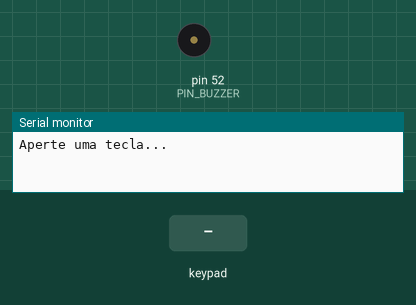
The sketch below on a simulated Arduino Mega 2560, built with avr-gcc and run on an emulated ATmega2560. Shown: buzzer (waves = sounding), the last lines printed to the serial monitor. The inputs (shaded band) are chosen by the test bench.

Above: at 1.2 s.
1.3 s: key '*' pressed
At 1.7 s:
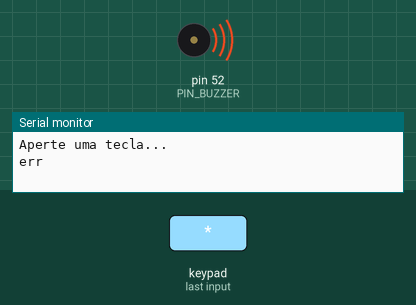
Timing chart, 0 to 4.3 s (numbered marks = the images above; inputs shaded):
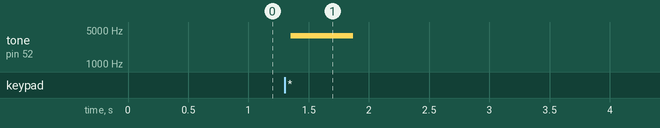

Measured:
- after the input at 1.3 s, tone on pin 52 (PIN_BUZZER): silent → 3849 Hz after 0.05 s, → silent 0.52 s later

The sketch:

teclado.ino
```cpp
#include <Keypad.h> //INCLUSÃO DE BIBLIOTECA

#define PIN_BUZZER 52

const byte qtdLinhas = 4; //QUANTIDADE DE LINHAS DO TECLADO
const byte qtdColunas = 4; //QUANTIDADE DE COLUNAS DO TECLADO

//CONSTRUÇÃO DA MATRIZ DE CARACTERES
char matriz_teclas[qtdLinhas][qtdColunas] = {
  {'1','2','3','A'},
  {'4','5','6','B'},
  {'7','8','9','C'},
  {'*','0','#','D'}
};


byte PinosqtdLinhas[qtdLinhas] = {3, 4, 5, 6}; //PINOS UTILIZADOS PELAS LINHAS
byte PinosqtdColunas[qtdColunas] = {8, 9, 10,11}; //PINOS UTILIZADOS PELAS COLUNAS

char passwd[4];
int index;

//INICIALIZAÇÃO DO TECLADO
Keypad meuteclado = Keypad( makeKeymap(matriz_teclas), PinosqtdLinhas, PinosqtdColunas, qtdLinhas, qtdColunas);

void setup(){
  pinMode(PIN_BUZZER, OUTPUT);
  index = 0;

  Serial.begin(9600); //INICIALIZA A SERIAL
  Serial.println("Aperte uma tecla..."); //IMPRIME O TEXTO NO MONITOR SERIAL
  Serial.println(); //QUEBRA UMA LINHA NO MONITOR SERIAL
}

void loop(){
  char tecla_pressionada = meuteclado.getKey(); //VERIFICA SE ALGUMA DAS TECLAS FOI PRESSIONADA
  digitalWrite(PIN_BUZZER, LOW);

  if (tecla_pressionada){ //SE ALGUMA TECLA FOR PRESSIONADA, FAZ
    if (index == 4) index = 0;

    if (tecla_pressionada != '*') {
      passwd[index] = tecla_pressionada;
      index++;
      //digitalWrite(PIN_BUZZER, HIGH);
      //delay(500);
    } else if (tecla_pressionada == '*') {


      if (passwd[0] == '1' && passwd[1] == '2' && passwd[2] == '3' && passwd[3] == '4') {
        Serial.println("Ok"); //IMPRIME O TEXTO NO MONITOR SERIAL
        for (int i = 0; i< 5; i++) {
          digitalWrite(PIN_BUZZER, HIGH);
          delay(200);
          digitalWrite(PIN_BUZZER, LOW);
          delay(200);
        }

      } else {
        Serial.println("err"); //IMPRIME O TEXTO NO MONITOR SERIAL
        buzz(PIN_BUZZER, 3951, 500);

      }
      index = 0;
    }


  }
}

void buzz(int targetPin, long frequency, long length) {
  digitalWrite(13, HIGH);
  long delayValue = 1000000 / frequency / 2;
  long numCycles = frequency * length / 1000;
  for (long i = 0; i < numCycles; i++) {
    digitalWrite(targetPin, HIGH);
    delayMicroseconds(delayValue);
    digitalWrite(targetPin, LOW);
    delayMicroseconds(delayValue);
  }
  digitalWrite(13, LOW);

}
```
